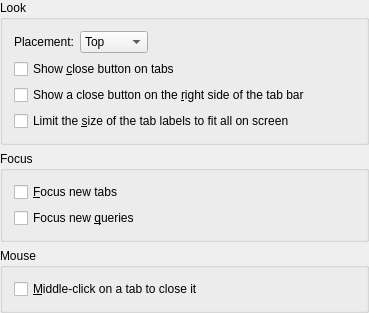
<ui version="4.0" >
 <comment>This program is free software; you can redistribute it and/or modify
it under the terms of the GNU General Public License as published by
the Free Software Foundation; either version 2 of the License, or
(at your option) any later version.</comment>
 <class>Tabs_PreferencesUI</class>
 <widget class="QWidget" name="Tabs_PreferencesUI" >
  <property name="geometry" >
   <rect>
    <x>0</x>
    <y>0</y>
    <width>369</width>
    <height>310</height>
   </rect>
  </property>
  <property name="windowTitle" >
   <string>TabBar_Config</string>
  </property>
  <layout class="QVBoxLayout" >
   <property name="margin" >
    <number>0</number>
   </property>
   <item>
    <widget class="Q3GroupBox" name="lookGBox" >
     <property name="title" >
      <string>Look</string>
     </property>
     <layout class="QVBoxLayout" >
      <item>
       <layout class="QHBoxLayout" >
        <item>
         <widget class="QLabel" name="placementLabel" >
          <property name="text" >
           <string>Placement:</string>
          </property>
          <property name="wordWrap" >
           <bool>false</bool>
          </property>
         </widget>
        </item>
        <item>
         <widget class="QComboBox" name="kcfg_TabPlacement" >
          <item>
           <property name="text" >
            <string>Top</string>
           </property>
          </item>
          <item>
           <property name="text" >
            <string>Bottom</string>
           </property>
          </item>
          <item>
           <property name="text" >
            <string>Left</string>
           </property>
          </item>
         </widget>
        </item>
        <item>
         <spacer name="spacer4" >
          <property name="orientation" >
           <enum>Qt::Horizontal</enum>
          </property>
          <property name="sizeType" >
           <enum>QSizePolicy::Expanding</enum>
          </property>
          <property name="sizeHint" stdset="0" >
           <size>
            <width>111</width>
            <height>20</height>
           </size>
          </property>
         </spacer>
        </item>
       </layout>
      </item>
      <item>
       <widget class="QCheckBox" name="kcfg_CloseButtons" >
        <property name="text" >
         <string>Show &amp;close button on tabs</string>
        </property>
       </widget>
      </item>
      <item>
       <widget class="QCheckBox" name="kcfg_ShowTabBarCloseButton" >
        <property name="text" >
         <string>Show a close button on the &amp;right side of the tab bar</string>
        </property>
       </widget>
      </item>
      <item>
       <widget class="QCheckBox" name="kcfg_UseMaxSizedTabs" >
        <property name="text" >
         <string>Limit the &amp;size of the tab labels to fit all on screen</string>
        </property>
       </widget>
      </item>
     </layout>
    </widget>
   </item>
   <item>
    <widget class="Q3GroupBox" name="focusGBox" >
     <property name="title" >
      <string>Focus</string>
     </property>
     <layout class="QVBoxLayout" >
      <item>
       <widget class="QCheckBox" name="kcfg_BringToFront" >
        <property name="text" >
         <string>&amp;Focus new tabs</string>
        </property>
       </widget>
      </item>
      <item>
       <widget class="QCheckBox" name="kcfg_FocusNewQueries" >
        <property name="text" >
         <string>Focus new &amp;queries</string>
        </property>
       </widget>
      </item>
     </layout>
    </widget>
   </item>
   <item>
    <widget class="Q3GroupBox" name="mouseGBox" >
     <property name="title" >
      <string>Mouse</string>
     </property>
     <layout class="QVBoxLayout" >
      <item>
       <widget class="QCheckBox" name="kcfg_MiddleClickClose" >
        <property name="text" >
         <string>&amp;Middle-click on a tab to close it</string>
        </property>
       </widget>
      </item>
     </layout>
    </widget>
   </item>
   <item>
    <spacer name="spacer1" >
     <property name="orientation" >
      <enum>Qt::Vertical</enum>
     </property>
     <property name="sizeType" >
      <enum>QSizePolicy::Expanding</enum>
     </property>
     <property name="sizeHint" stdset="0" >
      <size>
       <width>20</width>
       <height>100</height>
      </size>
     </property>
    </spacer>
   </item>
  </layout>
 </widget>
 <layoutdefault spacing="6" margin="11" />
 <layoutfunction spacing="KDialog::spacingHint" margin="KDialog::marginHint" />
 <pixmapfunction>qPixmapFromMimeSource</pixmapfunction>
 <customwidgets>
  <customwidget>
   <class>Q3GroupBox</class>
   <extends>QGroupBox</extends>
   <header>Qt3Support/Q3GroupBox</header>
   <container>1</container>
  </customwidget>
 </customwidgets>
 <resources/>
 <connections/>
</ui>
